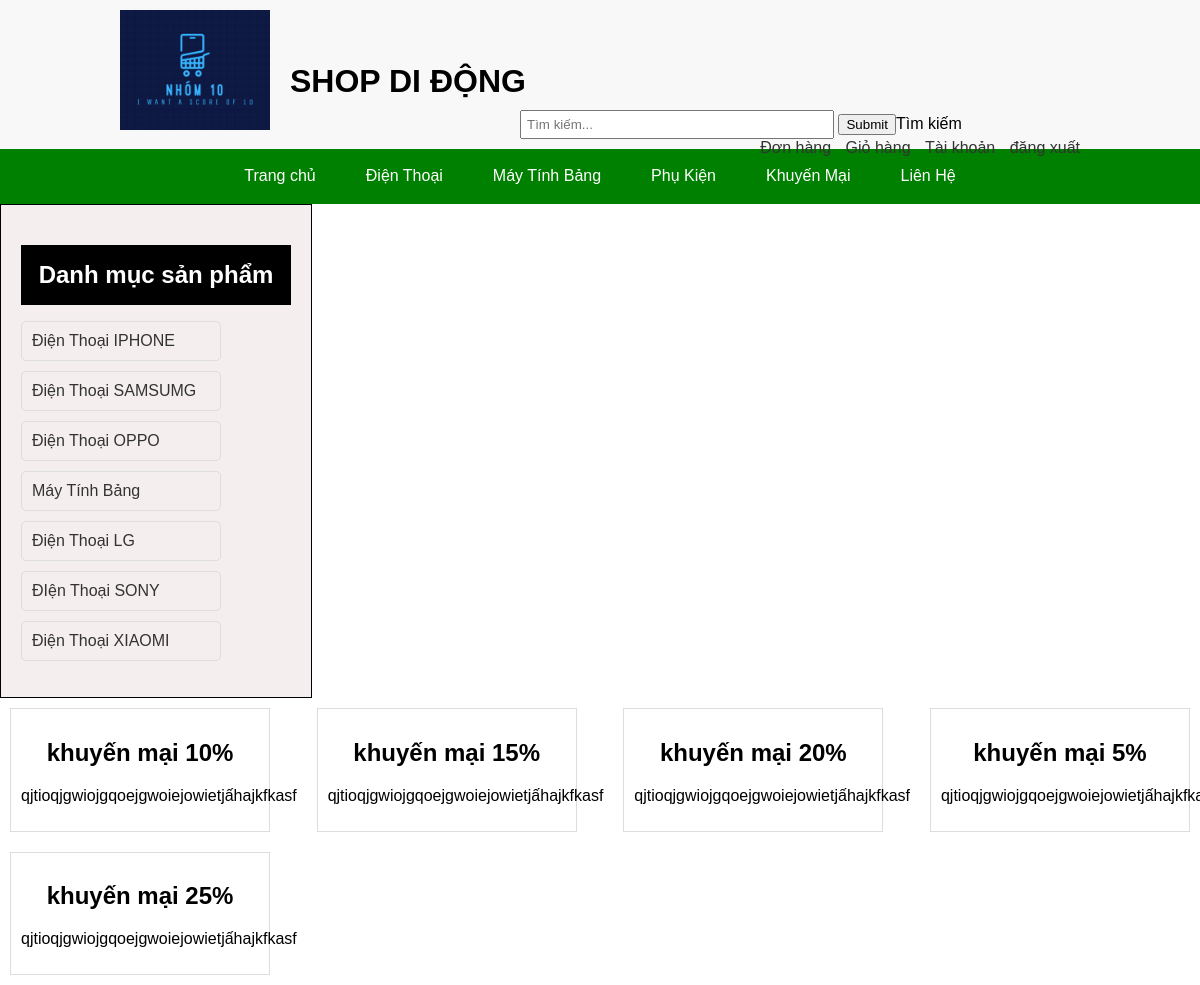
The page /product/user/khuyenmai.php (signed in) on the database its author committed.
### tables this page shows
CREATE TABLE `tbl_danhmuc` (
  `id` tinyint(4) NOT NULL,
  `tendanhmuc` varchar(100) NOT NULL,
  `hienthi` int(10) DEFAULT NULL,
  `uutien` int(10) DEFAULT NULL
);

CREATE TABLE `tbl_khuyenmai` (
  `id` tinyint(4) NOT NULL,
  `tenkhuyenmai` varchar(200) DEFAULT NULL,
  `muckhuyenmai` int(3) NOT NULL DEFAULT 10,
  `mucapdung` int(15) NOT NULL DEFAULT 10000000
);

### product/model/danhmuc.php (called while the page is built, shortened)
<?php
    function getAll_dm()
    {
        $conn=Connectdb();
        $stmt = $conn ->prepare("SELECT * FROM tbl_danhmuc" );
        $stmt->execute();
        $kq=$stmt->fetchAll();
        return $kq;
    }
?>

### product/model/khuyenmai.php (called while the page is built, shortened)
<?php
    function getAll_km()
    {
        $conn=Connectdb();
        $stmt = $conn ->prepare("SELECT * FROM tbl_khuyenmai" );
        $stmt->execute();
        $kq=$stmt->fetchAll();
        return $kq;
    }
?>

### product/user/khuyenmai.php (the view, shortened to what this page needs)
<!DOCTYPE html>
<html lang="en">
<head>
    <link rel="stylesheet" href="css/dienthoai.css">
</head>
<body>
    <header>
        <div class="header-top">
            <div class="container">
                <div class="logo">
                    <a href="trangchu.php"><img src="img/logo.png" alt="Shop Di Động Logo"></a>
                    <h1>SHOP DI ĐỘNG</h1>
                </div>
                <form action="action.php?id=timkiem" method="get" class="search">
                    <input type="text" name="query" placeholder="Tìm kiếm...">
                    <input type="submit">Tìm kiếm</input>
                </form>
                <div class="user-options">
                    <a href="">Đơn hàng</a>
                    <a href="">Giỏ hàng</a>
                    <a href="">Tài khoản</a>
                    <a href="home.php">đăng xuất</a>
                </div>
            </div>
        </div>
    </header>
    <nav>
        <div class="container">
            <ul class="menu">
                <li><a href="trangchu.php">Trang chủ</a></li>
                <li><a href="dienthoai.php">Điện Thoại</a></li>
                <li><a href="maytinh.php">Máy Tính Bảng</a></li>
                <li><a href="phukien.php">Phụ Kiện</a></li>
                <li><a href="khuyenmai.php">Khuyến Mại</a></li>
                <li><a href="lienhe.php">Liên Hệ</a></li>
            </ul>
        </div>
    </nav>
    <div class="categories">
        <h2>Danh mục sản phẩm</h2>
        <ul>
            <?php
                include "../model/danhmuc.php";
                $categories = getAll_dm();
                if (isset($categories) && count($categories) > 0) {
                    foreach ($categories as $category) {
                        echo '<li><a href="action.php?id=' . $category["id"] . '">' . $category["tendanhmuc"] . '</a></li>';
                    }
                } else {
                    echo "<li>Không có danh mục nào</li>";
                }
            ?>
        </ul>
    </div>
    <div class="products">
        <?php
        include "../model/khuyenmai.php";
        $km=getAll_km();
         if(isset($km) && count($km)>0)
         {
            foreach ($km as $x) {
                echo '<div class="product">';
                echo '<h2>' . $x["tenkhuyenmai"] . '</h2>';
                echo '<p>qjtioqjgwiojgqoejgwoiejowietjấhajkfkasf</p>';
                echo '</div>';
            }
        } else {
            echo "<p>Không có sản phẩm nào</p>";
        }
        ?>
    </div>
</body>
</html>

### product/user/css/dienthoai.css (style rules this page uses)
body { font-family: Arial, sans-serif; margin: 0; padding: 0; box-sizing: border-box; }
.container { width: 80%; margin: 0 auto; }
.header-top { background-color: #f8f8f8; padding: 10px 0; }
.logo { display: flex; height: 100px; }
.logo img { width: 150px; }
.logo H1 { width: 300px; margin-left: 20px; line-height: 100px; }
.search { display: inline-block; margin-left: 400px; }
.search input[type="text"] { padding: 5px; width: 300px; }
.user-options { float: right; }
.user-options a { margin-left: 10px; text-decoration: none; color: #333; }
nav { background-color: green; }
nav .container { display: flex; justify-content: center; }
nav .menu { list-style-type: none; margin: 0; padding: 0; display: flex; height: 46.8px; }
nav .menu li { margin: 0 15px; }
nav .menu a { text-decoration: none; color: white; padding: 10px; display: block; }
.categories { background-color: #f4eeee; padding: 20px; border: 1px solid; width: 270px; }
.categories h2 { margin-bottom: 10px; background-color: black; color: white; text-align: center; height: 60px; line-height: 60px; }
.categories ul { list-style-type: none; padding: 0; }
.categories li { margin-bottom: 10px; width: 200px; }
.categories a { text-decoration: none; color: #333; display: block; padding: 10px; border: 1px solid #ddd; border-radius: 5px; transition: background-color 0.3s ease; }
.products { display: flex; flex-wrap: wrap; justify-content: space-between; }
.product { border: 1px solid #ddd; padding: 10px; margin: 10px; width: calc(25% - 40px); box-sizing: border-box; text-align: center; }

### rows shown on the page
tbl_danhmuc: tendanhmuc "Điện Thoại IPHONE"
tbl_danhmuc: tendanhmuc "Điện Thoại SAMSUMG"
tbl_danhmuc: tendanhmuc "Điện Thoại OPPO"
tbl_danhmuc: tendanhmuc "Máy Tính Bảng"
tbl_danhmuc: tendanhmuc "Điện Thoại LG"
tbl_danhmuc: tendanhmuc "ĐIện Thoại SONY"
tbl_danhmuc: tendanhmuc "Điện Thoại XIAOMI"
tbl_khuyenmai: tenkhuyenmai "khuyến mại 10%"
tbl_khuyenmai: tenkhuyenmai "khuyến mại 15%"
tbl_khuyenmai: tenkhuyenmai "khuyến mại 20%"
tbl_khuyenmai: tenkhuyenmai "khuyến mại 5%"
tbl_khuyenmai: tenkhuyenmai "khuyến mại 25%"
